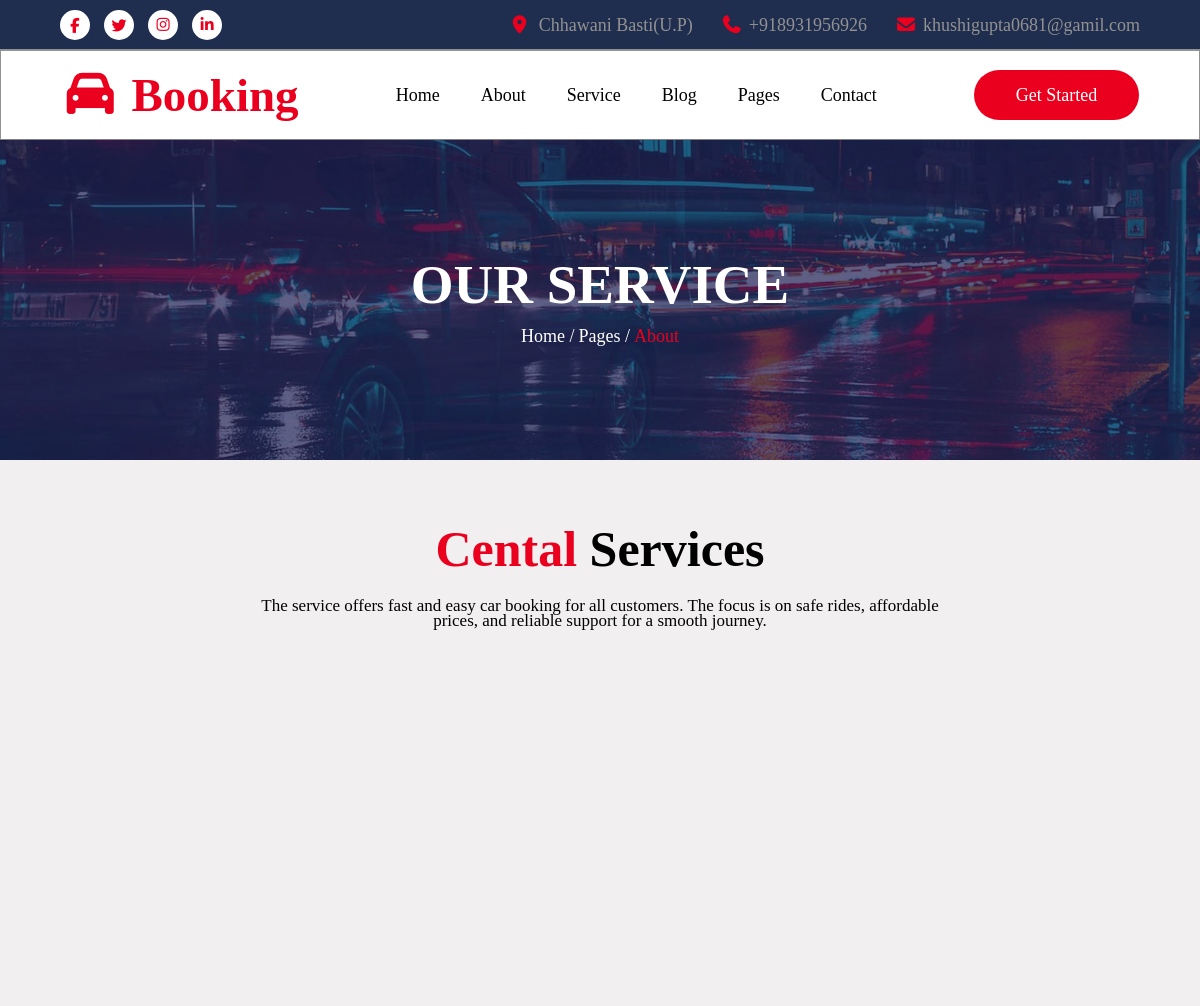
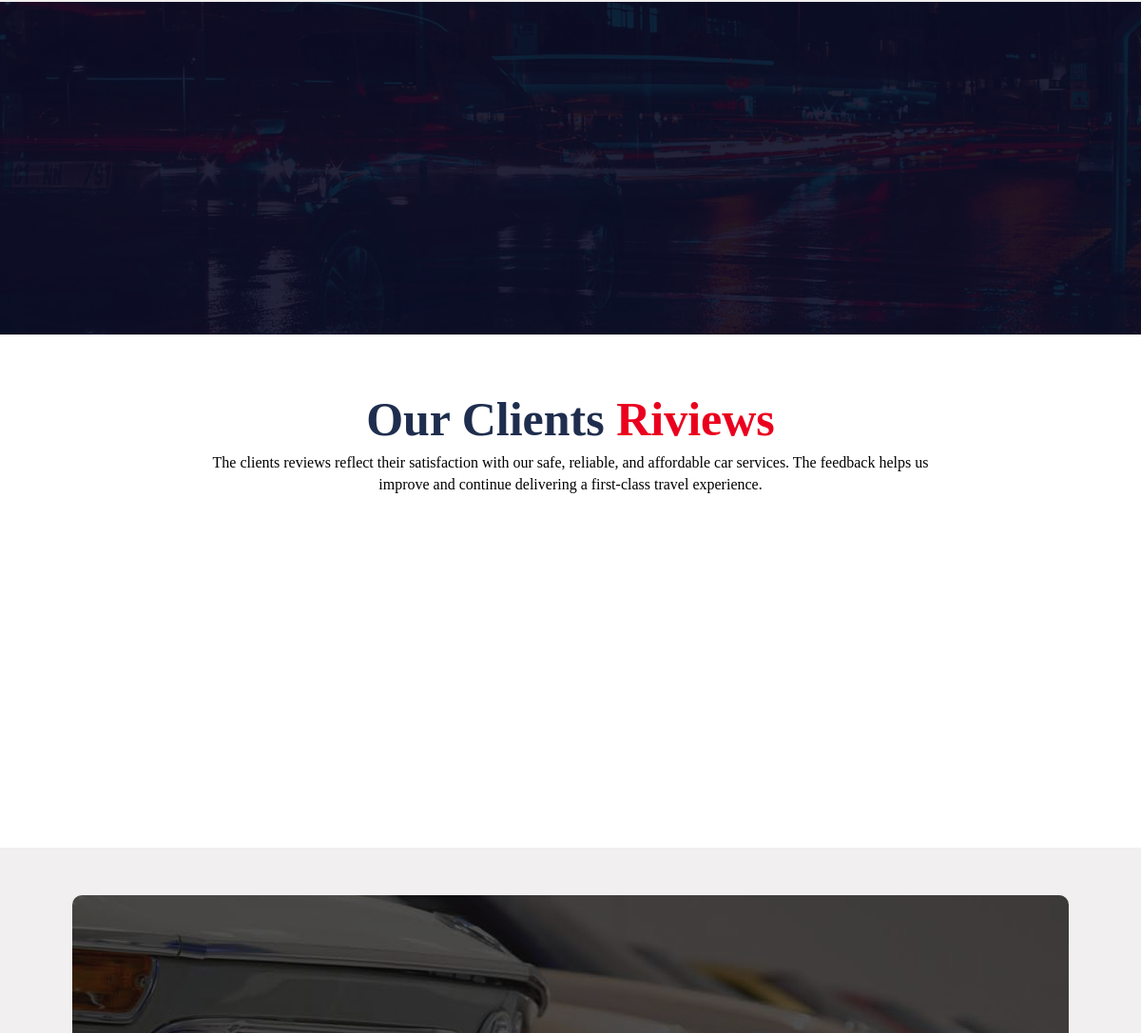
The page /service/ (upper part) on the database as committed earlier (2 pictures, top to bottom).
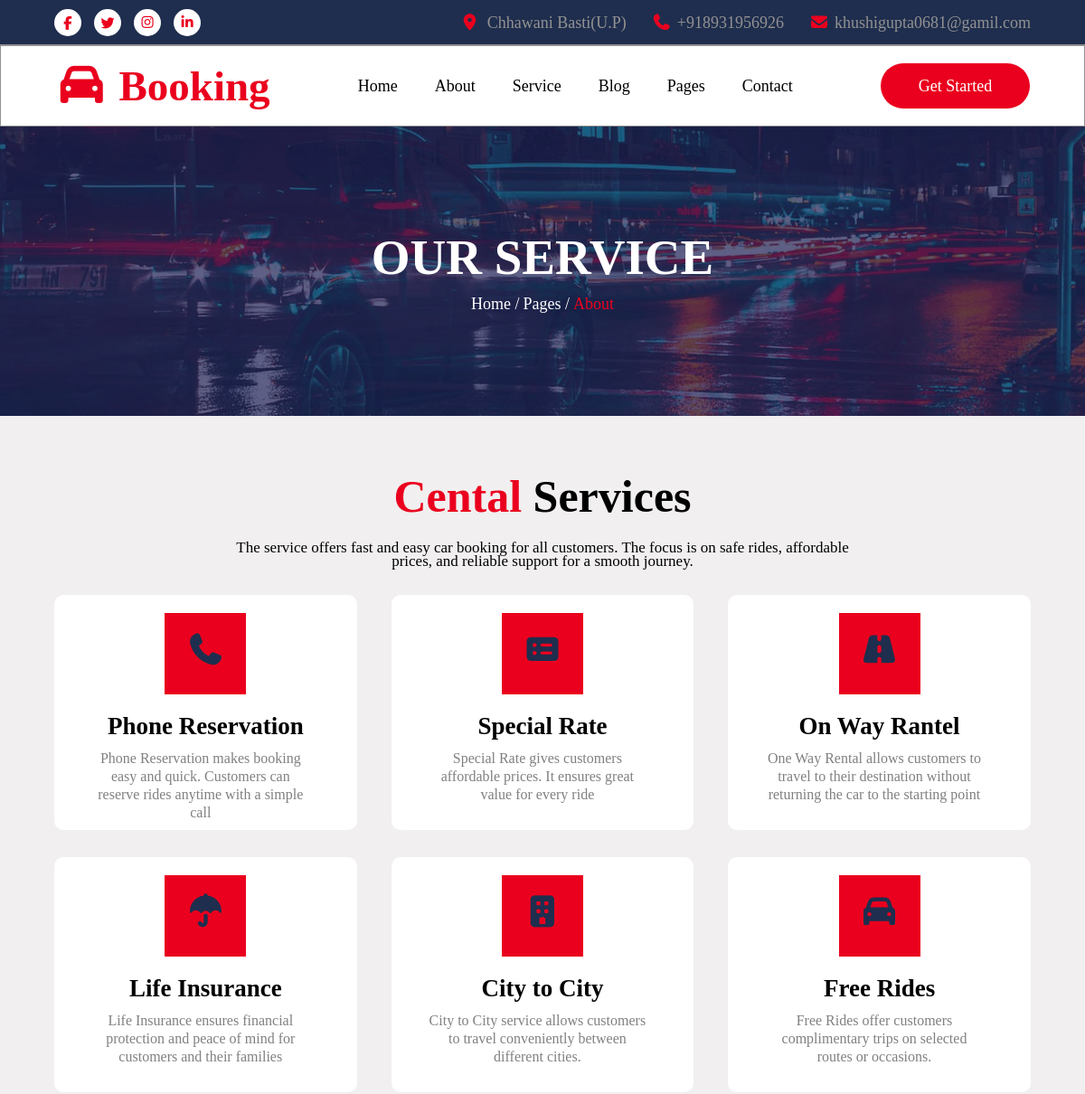
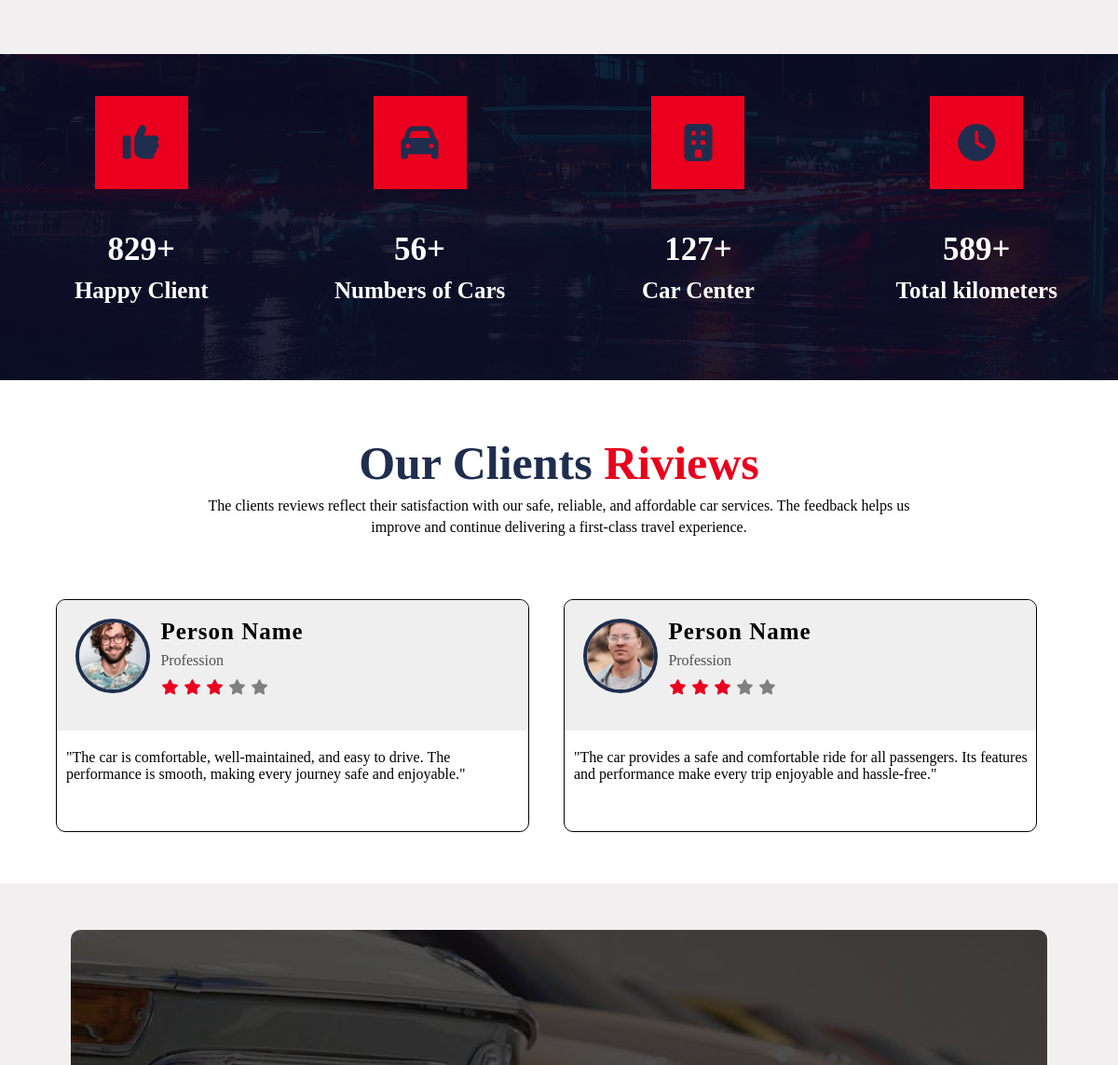
The same page on the database as committed later (2 pictures, top to bottom).
### car_admin/models.py (models this page shows)
class Service(models.Model):
    ser_icon=models.CharField(max_length=200)
    ser_title=models.CharField(max_length=200)
    ser_desc=models.TextField()

class Numbering(models.Model):
    num_icon=models.CharField(max_length=200)
    num_counter=models.CharField(max_length=200)
    num_title=models.TextField()

class Reviews(models.Model):
    review_image=models.ImageField(upload_to='media/',blank=True, default='images/car-3.png')
    review_title=models.CharField(max_length=200)
    review_icon=models.CharField(max_length=200)
    review_desc=models.CharField()

### carbooking/views.py (the view)
# urls.py: path('service/',views.Servicepage, name="service"),
def Servicepage(request):
    serviceData=Service.objects.all()
    NumberingData=Numbering.objects.all()
    ReviewsData=Reviews.objects.all()
    data={
        'service_show':serviceData,
        'num_show': NumberingData,
        'review_show':ReviewsData,
    }
    return render(request,"service.html",data)

### templates/service.html (shortened to what the changed rows need)
{% extends 'base.html' %}
    {% load static %}
      {% block content %}
    <section class="about">
        <div class="inner">
            <h2 class="about-us">OUR SERVICE</h2>
        </div>
    </section>
    <section class="cental-services">
        <div class="services-heading">
            <h2 class="services-hd"><span>Cental</span> Services</h2>
        </div>
        <div class="overlay">
            <div class="car-services">
                <div class="car-services1">
                    {% for s in service_show %}
                    <div class="car-s">
                        <div class="phone">
                            <div class="phone-icon">
                                <i class="{{s.ser_icon}}"></i>
                            </div>
                        </div>
                        <div class="phone-text">
                            <h3 class="phone-heading">
                              {{s.ser_title}}
                            </h3>
                            <p class="phone-para">
                               {{s.ser_desc}}
                            </p>
                        </div>
                    </div>
                    {% endfor %}
                </div>
            </div>
        </div>
    </section>
    <section class="about3">
        <div class="about3-inner">
            <div class="overlay">
                {% for n in num_show %}
                <div class="about3-features">
                    <div class="about3-icon">
                        <div class="about3-icon1">
                            <i class="{{ n.num_icon }}"></i>
                        </div>
                    </div>
                    <div class="about3-text">
                        <h2 class="client">{{ n.num_counter }}</h2>
                        <h3 class="happy">{{ n.num_title }}</h3>
                    </div>
                </div>
                {% endfor %}
            </div>
        </div>
    </section>
    <section class="client-review">
        <div class="review-bottom">
            <div class="overlay owl-carousel owl-theme " id="review">
                {% for r in review_show %}
                <div class="person-card">
                    <div class="card-top">
                        <div class="girl-icon">
                            <div class="girl-pic">
                                <img src="{{ r.review_image.url }}" alt="team-1">
                            </div>
                        </div>
                        <div class="girl-detail">
                            <h3>{{ r.review_title}}</h3>
                            <p>Profession</p>
                            <i class="{{ r.review_icon }}"></i>
                            <i class="{{ r.review_icon }}"></i>
                            <i class="{{ r.review_icon }}"></i>
                            <span class="star">
                                <i class="{{ r.review_icon }}"></i>
                                <i class="{{ r.review_icon }}"></i>
                            </span>
                        </div>
                    </div>
                    <div class="card-bottom">
                        <p>{{ r.review_desc }}</p>
                    </div>
                </div>
                {% endfor %}
            </div>
        </div>
    </section>
       {% endblock %}

Rows that differ between the two databases and show on the page:
added Service: ser_title "Phone Reservation", ser_desc "Phone Reservation makes booking easy and quick. Customers can reserve rides anytime with a simple call"
added Service: ser_title "Special Rate", ser_desc "Special Rate gives customers affordable prices. It ensures great value for every ride"
added Service: ser_title "On Way Rantel", ser_desc "One Way Rental allows customers to travel to their destination without returning the car to the starting point"
added Service: ser_title "Life Insurance", ser_desc "Life Insurance ensures financial protection and peace of mind for customers and their families"
added Service: ser_title "City to City", ser_desc "City to City service allows customers to travel conveniently between different cities."
added Service: ser_title "Free Rides", ser_desc "Free Rides offer customers complimentary trips on selected routes or occasions."
added Numbering: num_counter "829+", num_title "Happy Client"
added Numbering: num_counter "56+", num_title "Numbers of Cars"
added Numbering: num_counter "127+", num_title "Car Center"
added Numbering: num_counter "589+", num_title "Total kilometers"
added Reviews: review_image (picture), review_title "Person Name", review_desc "\"The car is comfortable, well-maintained, and easy to drive. The performance is smooth, making every journey safe and enjoyable.\""
added Reviews: review_image (picture), review_title "Person Name", review_desc "\"The car provides a safe and comfortable ride for all passengers. Its features and performance make every trip enjoyable and hassle-free.\""
